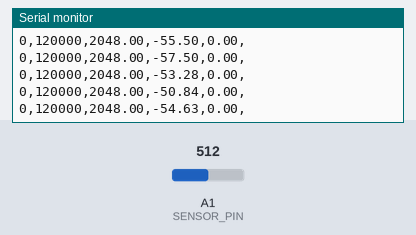
The sketch below on a simulated Teensy 4. On the bench: the last lines printed to the serial monitor. The inputs (shaded band) are chosen by the test bench; at power-on: A1 (SENSOR_PIN) = 512 (analog values on the 0–1023 scale).

Above: at 1.2 s.
1.3 s: A1 (SENSOR_PIN) set to 917
At 1.9 s:
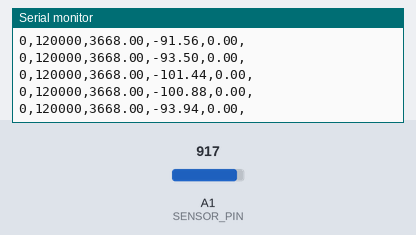
2.8 s: A1 (SENSOR_PIN) set to 945
At 3.6 s:
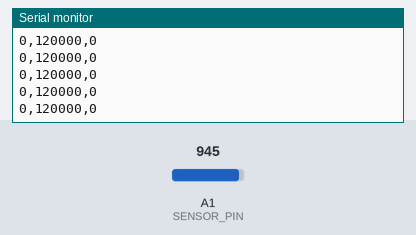
Timing chart, 0 to 3.9 s (numbered marks = the images above; inputs shaded):
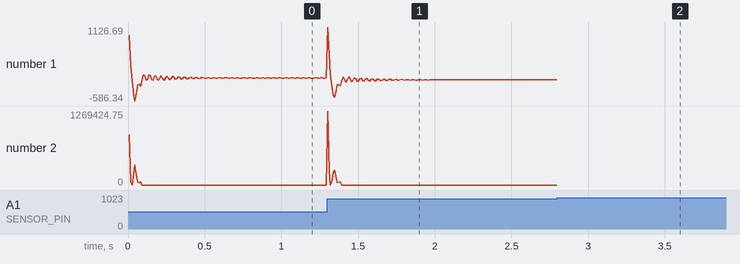

Measured:
- the behaviour switches between 932 and 933 on A1 (SENSOR_PIN) (found by bisection; images 1 and 2)

The sketch:

EMG_Raw_Readings_Teensy.ino
```cpp
#include <EMGFilters.h>
#include <Arduino.h>

// -----------------------------------------------------------------------------
// SETTINGS
// -----------------------------------------------------------------------------
#define SENSOR_PIN       A1
#define BUTTON_PIN       A2
#define SAMPLE_RATE      SAMPLE_FREQ_2000HZ
#define NOTCH_FREQ       NOTCH_FREQ_60HZ
#define RECOVERY_TIME_US 300000

// Serial Plotter Decimation
// 2000 Hz / 8 = 250 Hz visual update rate (Good for Serial Plotter)
#define PRINT_EVERY_N_SAMPLES  8

// Threshold for noise gating (Adjust based on your noise floor)
// Signal below this magnitude will be zeroed out
static float NOISE_THRESHOLD = 173.205;

// -----------------------------------------------------------------------------
// GLOBALS
// -----------------------------------------------------------------------------
EMGFilters myFilter;
uint32_t timeBudgetUs;
uint8_t printCounter = 0;

void enterRecoveryMode();

void setup() {
  // 1. Serial Setup (Teensy USB Serial is always full speed, baud is ignored)
  Serial.begin(115200);

  // 2. ADC Setup for Teensy 4.1
  // 12-bit resolution = 0 to 4095
  analogReadResolution(12);
  // No averaging inside hardware ensures we get the sharpest transients
  analogReadAveraging(1);

  // 3. Filter Setup
  // Initialize with 2000Hz, 60Hz Notch, and all filters ON
  myFilter.init(SAMPLE_RATE, NOTCH_FREQ, true, true, true);

  // Calculate sample interval (2000Hz -> 500 microseconds)
  timeBudgetUs = 1000000UL / (uint32_t)SAMPLE_RATE;
  pinMode(BUTTON_PIN, INPUT);
}

void loop() {
  // 'static' keeps this variable alive between loop iterations
  // This prevents timing drift compared to creating it new every loop
  static elapsedMicros sampleTimer;
  static elapsedMicros recoveryTimer;


  if (sampleTimer >= timeBudgetUs) {
    // Subtract the budget to maintain precise average alignment
    // (e.g., if we are 2us late, next loop triggers 2us early to catch up)
    sampleTimer -= timeBudgetUs;


    float rawValue = (float)analogRead(SENSOR_PIN);

    if (rawValue >= 3730) {
      enterRecoveryMode();
      sampleTimer = 0;
      return;
    }

    float filteredValue = myFilter.update(rawValue);

    float processedEmg = 0;
    if (fabs(filteredValue) > NOISE_THRESHOLD) {
        // Squaring expands dynamics (large signals get much larger)
        processedEmg = filteredValue * filteredValue;
    }

    printCounter++;
    if (printCounter >= PRINT_EVERY_N_SAMPLES) {
      printCounter = 0;

      // Format: Min, Max, Processed, Filtered, Raw
      // '0' and '4095' help lock the Serial Plotter vertical scale
      Serial.print(0);            // Lower bound anchor
      Serial.print(",");
      Serial.print(120000);         // Upper bound anchor (12-bit max)
      Serial.print(",");
      Serial.print(rawValue); // Blue Line: Squared Envelope
      Serial.print(",");
      Serial.print(filteredValue);
      Serial.print(",");
      Serial.print(processedEmg);
      Serial.print(","); // Red Line: Filtered (Offset to center)
      Serial.println();
    }
  }
}

void enterRecoveryMode() {
  myFilter.resetStates();

  elapsedMicros recoveryTimer = 0;
  elapsedMicros pacingTimer = 0;

  while (recoveryTimer < RECOVERY_TIME_US) {
    if (pacingTimer >= timeBudgetUs) {
      pacingTimer -= timeBudgetUs;
      float val = (float)analogRead(SENSOR_PIN);
      myFilter.update(val);
      Serial.print(0); Serial.print(",");
      Serial.print(120000); Serial.print(",");
      Serial.println(0);
    }
  }

}
```

EMGFilters.h
```cpp
// (licence header left out)
#ifndef _EMGFILTERS_H
#define _EMGFILTERS_H

enum NOTCH_FREQUENCY { NOTCH_FREQ_50HZ = 50, NOTCH_FREQ_60HZ = 60 };

enum SAMPLE_FREQUENCY { SAMPLE_FREQ_500HZ = 500, SAMPLE_FREQ_1000HZ = 1000, SAMPLE_FREQ_2000HZ = 2000};

enum FILTER_TYPE {
  FILTER_TYPE_LOWPASS = 0,
  FILTER_TYPE_HIGHPASS,
};
// helper class for 2 order IIR filter (biquad)
class FILTER_2nd {
  private:
    float states[2];
    float num[3];
    float den[3];

  public:
    void init(FILTER_TYPE ftype, int sampleFreq);
    float update(float input);
    void reset() { states[0] = 0; states[1] = 0;}
};

// helper class for 4th order notch filter (cascaded biquads)
class FILTER_4th {
  private:
    float states[4];
    float num[6];
    float den[6];
    float gain;

  public:
    void init(int sampleFreq, int humFreq);
    float update(float input);
    void reset() {
      for(int i = 0; i < 4; i++) states[i] = 0;
    }
};

// \brief EMGFilter provides an anti-hum notch filter to filter out 50HZ or
//        60HZ power line noise, a lowpass filter to filter out signals above
//        450HZ, and a highpass filter to filter out noise below 20HZ;
//        You can turn on or off these filters by the init function.
// \remark Input frequencies of 500HZ and 1000HZ are supported only!
class EMGFilters {
  public:
    // \brief Initializes the filter.
    // \param sampleFreq only supports SAMPLE_FREQ_500HZ &
    // SAMPLE_FREQ_1000HZ & SAMPLE_FREQ_2000HZ.
    // \param notchFreq only supports NOTCH_FREQ_50HZ & NOTCH_FREQ_60HZ.
    // \param enableNotchFilter enables the notch filter. True by default.
    // \param enableLowpassFilter enables the lowpass filter. True by
    // default.
    // \param enableHighpassFilter enables the highpass filter. True by
    // default
    // \remark The filter won't work and just bypass input if sampleFreq or
    //         notchFreq isn't specified properly.
    void init(SAMPLE_FREQUENCY sampleFreq,
              NOTCH_FREQUENCY  notchFreq,
              bool             enableNotchFilter    = true,
              bool             enableLowpassFilter  = true,
              bool             enableHighpassFilter = true);

    // \brief Called in the loop, input read analog value to get filtered
    // value
    float update(float inputValue);
    void resetStates() {
      LPF.reset();
      HPF.reset();
      AHF.reset();
    }

  private:
    SAMPLE_FREQUENCY m_sampleFreq;
    NOTCH_FREQUENCY  m_notchFreq;
    bool             m_bypassEnabled;
    bool             m_notchFilterEnabled;
    bool             m_lowpassFilterEnabled;
    bool             m_highpassFilterEnabled;
    FILTER_2nd LPF;
    FILTER_2nd HPF;
    FILTER_4th AHF;
};

#endif
```
